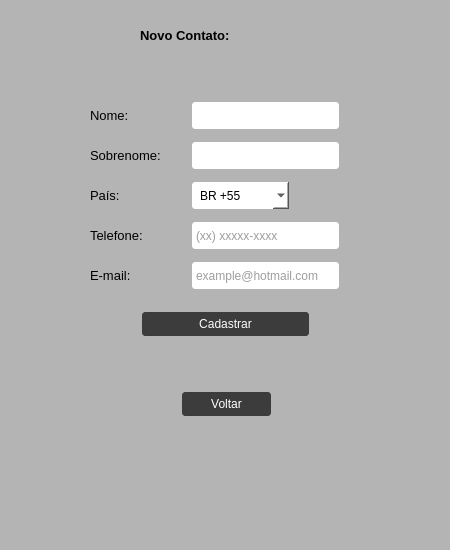
<?xml version="1.0" encoding="UTF-8"?>
<ui version="4.0">
 <class>NewContactWindow</class>
 <widget class="QMainWindow" name="NewContactWindow">
  <property name="geometry">
   <rect>
    <x>0</x>
    <y>0</y>
    <width>450</width>
    <height>550</height>
   </rect>
  </property>
  <property name="maximumSize">
   <size>
    <width>450</width>
    <height>550</height>
   </size>
  </property>
  <property name="windowTitle">
   <string>MainWindow</string>
  </property>
  <property name="styleSheet">
   <string notr="true">QWidget{ 
	background-color: rgb(180, 180, 180);
}</string>
  </property>
  <widget class="QWidget" name="centralwidget">
   <widget class="QLineEdit" name="name">
    <property name="geometry">
     <rect>
      <x>190</x>
      <y>100</y>
      <width>151</width>
      <height>31</height>
     </rect>
    </property>
    <property name="styleSheet">
     <string notr="true">QLineEdit {
	background-color: rgb(255, 255, 255);
	border: 2px solid rgb(180, 180, 180);
	border-radius: 5px;
	padding: 2px;
	color: rgb(60, 60, 60);
}
QLineEdit:hover{
	border: 2px solid rgb(55, 55, 55);
}
QLineEdit:focus{
	border: 2px solid rgb(255, 207, 0);
	color: rgb(0, 0, 0);
}</string>
    </property>
    <property name="maxLength">
     <number>16</number>
    </property>
    <property name="placeholderText">
     <string/>
    </property>
   </widget>
   <widget class="QLabel" name="label">
    <property name="geometry">
     <rect>
      <x>90</x>
      <y>100</y>
      <width>51</width>
      <height>31</height>
     </rect>
    </property>
    <property name="font">
     <font>
      <pointsize>10</pointsize>
     </font>
    </property>
    <property name="text">
     <string>Nome: </string>
    </property>
   </widget>
   <widget class="QLabel" name="label_2">
    <property name="geometry">
     <rect>
      <x>90</x>
      <y>140</y>
      <width>101</width>
      <height>31</height>
     </rect>
    </property>
    <property name="font">
     <font>
      <pointsize>10</pointsize>
     </font>
    </property>
    <property name="text">
     <string>Sobrenome:</string>
    </property>
   </widget>
   <widget class="QLineEdit" name="surname">
    <property name="geometry">
     <rect>
      <x>190</x>
      <y>140</y>
      <width>151</width>
      <height>31</height>
     </rect>
    </property>
    <property name="styleSheet">
     <string notr="true">QLineEdit {
	background-color: rgb(255, 255, 255);
	border: 2px solid rgb(180, 180, 180);
	border-radius: 5px;
	padding: 2px;
	color: rgb(60, 60, 60);
}
QLineEdit:hover{
	border: 2px solid rgb(55, 55, 55);
}
QLineEdit:focus{
	border: 2px solid rgb(255, 207, 0);
	color: rgb(0, 0, 0);
}</string>
    </property>
    <property name="maxLength">
     <number>16</number>
    </property>
   </widget>
   <widget class="QComboBox" name="comboBox">
    <property name="geometry">
     <rect>
      <x>190</x>
      <y>180</y>
      <width>101</width>
      <height>31</height>
     </rect>
    </property>
    <property name="styleSheet">
     <string notr="true">QComboBox{	
	background-color: rgb(255, 255, 255);
	border-radius: 5px;
	border: 2px solid rgb(180, 180, 180);
	padding-left: 8px;
}
QComboBox:on{	
	border: 4px solid #c2dbfe;	
}
QComboBox QListView{
	font-size: 12px;
	border: 1x solid rgb(0,0,10%);
	padding: 5px;
	background-color: #fff;
	outline: 0px;
}</string>
    </property>
    <property name="currentText">
     <string>BR +55</string>
    </property>
    <item>
     <property name="text">
      <string>BR +55</string>
     </property>
    </item>
    <item>
     <property name="text">
      <string>ZA +27</string>
     </property>
    </item>
    <item>
     <property name="text">
      <string>AL +355</string>
     </property>
    </item>
    <item>
     <property name="text">
      <string>DE +49</string>
     </property>
    </item>
    <item>
     <property name="text">
      <string>AD + 376</string>
     </property>
    </item>
    <item>
     <property name="text">
      <string>AR +54</string>
     </property>
    </item>
    <item>
     <property name="text">
      <string>CA +1</string>
     </property>
    </item>
    <item>
     <property name="text">
      <string>CN +86</string>
     </property>
    </item>
    <item>
     <property name="text">
      <string>CO +57</string>
     </property>
    </item>
    <item>
     <property name="text">
      <string>KR +82</string>
     </property>
    </item>
    <item>
     <property name="text">
      <string>AF +93</string>
     </property>
    </item>
   </widget>
   <widget class="QLabel" name="label_3">
    <property name="geometry">
     <rect>
      <x>90</x>
      <y>180</y>
      <width>41</width>
      <height>31</height>
     </rect>
    </property>
    <property name="font">
     <font>
      <pointsize>10</pointsize>
     </font>
    </property>
    <property name="text">
     <string>País:</string>
    </property>
   </widget>
   <widget class="QLabel" name="label_4">
    <property name="geometry">
     <rect>
      <x>90</x>
      <y>220</y>
      <width>81</width>
      <height>31</height>
     </rect>
    </property>
    <property name="font">
     <font>
      <pointsize>10</pointsize>
     </font>
    </property>
    <property name="text">
     <string>Telefone:</string>
    </property>
   </widget>
   <widget class="QLineEdit" name="number">
    <property name="geometry">
     <rect>
      <x>190</x>
      <y>220</y>
      <width>151</width>
      <height>31</height>
     </rect>
    </property>
    <property name="font">
     <font>
      <family>Segoe UI</family>
     </font>
    </property>
    <property name="styleSheet">
     <string notr="true">QLineEdit {
	background-color: rgb(255, 255, 255);
	border: 2px solid rgb(180, 180, 180);
	border-radius: 5px;
	padding: 2px;
	color: rgb(60, 60, 60);
}
QLineEdit:hover{
	border: 2px solid rgb(55, 55, 55);
}
QLineEdit:focus{
	border: 2px solid rgb(255, 207, 0);
	color: rgb(0, 0, 0);
}</string>
    </property>
    <property name="text">
     <string/>
    </property>
    <property name="maxLength">
     <number>11</number>
    </property>
    <property name="placeholderText">
     <string>(xx) xxxxx-xxxx</string>
    </property>
   </widget>
   <widget class="QLabel" name="label_5">
    <property name="geometry">
     <rect>
      <x>90</x>
      <y>260</y>
      <width>81</width>
      <height>31</height>
     </rect>
    </property>
    <property name="font">
     <font>
      <pointsize>10</pointsize>
     </font>
    </property>
    <property name="text">
     <string>E-mail: </string>
    </property>
   </widget>
   <widget class="QLineEdit" name="email">
    <property name="geometry">
     <rect>
      <x>190</x>
      <y>260</y>
      <width>151</width>
      <height>31</height>
     </rect>
    </property>
    <property name="font">
     <font>
      <family>Segoe UI</family>
     </font>
    </property>
    <property name="styleSheet">
     <string notr="true">QLineEdit {
	background-color: rgb(255, 255, 255);
	border: 2px solid rgb(180, 180, 180);
	border-radius: 5px;
	padding: 2px;
	color: rgb(60, 60, 60);
}
QLineEdit:hover{
	border: 2px solid rgb(55, 55, 55);
}
QLineEdit:focus{
	border: 2px solid rgb(255, 207, 0);
	color: rgb(0, 0, 0);
}</string>
    </property>
    <property name="text">
     <string/>
    </property>
    <property name="maxLength">
     <number>40</number>
    </property>
    <property name="placeholderText">
     <string>example@hotmail.com</string>
    </property>
   </widget>
   <widget class="QPushButton" name="backButton">
    <property name="geometry">
     <rect>
      <x>180</x>
      <y>390</y>
      <width>93</width>
      <height>28</height>
     </rect>
    </property>
    <property name="maximumSize">
     <size>
      <width>450</width>
      <height>550</height>
     </size>
    </property>
    <property name="font">
     <font>
      <family>Segoe UI</family>
     </font>
    </property>
    <property name="styleSheet">
     <string notr="true">QPushButton {
	background-color: rgb(60, 60, 60);
	border: 2px solid rgb(180, 180, 180);
	border-radius: 5px;
	padding: 2px;
	color: rgb(255, 255, 255);
}
QPushButton:hover{
	background-color: rgb(60, 60, 60);
	border: 2px solid rgb(55, 55, 55);
}
QPushButton:pressed{
	background-color: rgb(250, 230, 0);
	border: 2px solid rgb(255, 165, 24);
}</string>
    </property>
    <property name="text">
     <string>Voltar</string>
    </property>
   </widget>
   <widget class="QLabel" name="label_6">
    <property name="geometry">
     <rect>
      <x>140</x>
      <y>20</y>
      <width>141</width>
      <height>31</height>
     </rect>
    </property>
    <property name="font">
     <font>
      <pointsize>10</pointsize>
      <weight>75</weight>
      <bold>true</bold>
     </font>
    </property>
    <property name="text">
     <string>Novo Contato: </string>
    </property>
   </widget>
   <widget class="QPushButton" name="pushButton">
    <property name="geometry">
     <rect>
      <x>140</x>
      <y>310</y>
      <width>171</width>
      <height>28</height>
     </rect>
    </property>
    <property name="styleSheet">
     <string notr="true">QPushButton {
	background-color: rgb(60, 60, 60);
	border: 2px solid rgb(180, 180, 180);
	border-radius: 5px;
	padding: 2px;
	color: rgb(255, 255, 255);
}
QPushButton:hover{
	background-color: rgb(60, 60, 60);
	border: 2px solid rgb(55, 55, 55);
}
QPushButton:pressed{
	background-color: rgb(250, 230, 0);
	border: 2px solid rgb(255, 165, 24);
}</string>
    </property>
    <property name="text">
     <string>Cadastrar</string>
    </property>
   </widget>
  </widget>
  <widget class="QMenuBar" name="menubar">
   <property name="geometry">
    <rect>
     <x>0</x>
     <y>0</y>
     <width>450</width>
     <height>26</height>
    </rect>
   </property>
  </widget>
  <widget class="QStatusBar" name="statusbar"/>
 </widget>
 <resources/>
 <connections/>
</ui>
